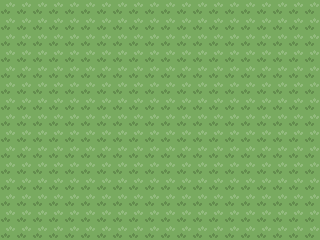

The image is a tile-based game level rendered from a .tmx file. Its description and complete source (layers, tilesets, objects, tile grids) follow:
An orthogonal 20x15 tile map with 16x16 px tiles, 1 tile layer (Calque de Tuiles 1).

<map version="1.10" tiledversion="1.11.2" orientation="orthogonal" renderorder="right-down" width="20" height="15" tilewidth="16" tileheight="16" infinite="0" nextlayerid="2" nextobjectid="1">
 <tileset firstgid="1" source="tileset/tileset_16pix.tsx" />
 <layer id="1" name="Calque de Tuiles 1" width="20" height="15">
  <data encoding="csv">
1,1,1,1,1,1,1,1,1,1,1,1,1,1,1,1,1,1,1,1,
1,1,1,1,1,1,1,1,1,1,1,1,1,1,1,1,1,1,1,1,
1,1,1,1,1,1,1,1,1,1,1,1,1,1,1,1,1,1,1,1,
1,1,1,1,1,1,1,1,1,1,1,1,1,1,1,1,1,1,1,1,
1,1,1,1,1,1,1,1,1,1,1,1,1,1,1,1,1,1,1,1,
1,1,1,1,1,1,1,1,1,1,1,1,1,1,1,1,1,1,1,1,
1,1,1,1,1,1,1,1,1,1,1,1,1,1,1,1,1,1,1,1,
1,1,1,1,1,1,1,1,1,1,1,1,1,1,1,1,1,1,1,1,
1,1,1,1,1,1,1,1,1,1,1,1,1,1,1,1,1,1,1,1,
1,1,1,1,1,1,1,1,1,1,1,1,1,1,1,1,1,1,1,1,
1,1,1,1,1,1,1,1,1,1,1,1,1,1,1,1,1,1,1,1,
1,1,1,1,1,1,1,1,1,1,1,1,1,1,1,1,1,1,1,1,
1,1,1,1,1,1,1,1,1,1,1,1,1,1,1,1,1,1,1,1,
1,1,1,1,1,1,1,1,1,1,1,1,1,1,1,1,1,1,1,1,
1,1,1,1,1,1,1,1,1,1,1,1,1,1,1,1,1,1,1,1
</data>
 </layer>
</map>
